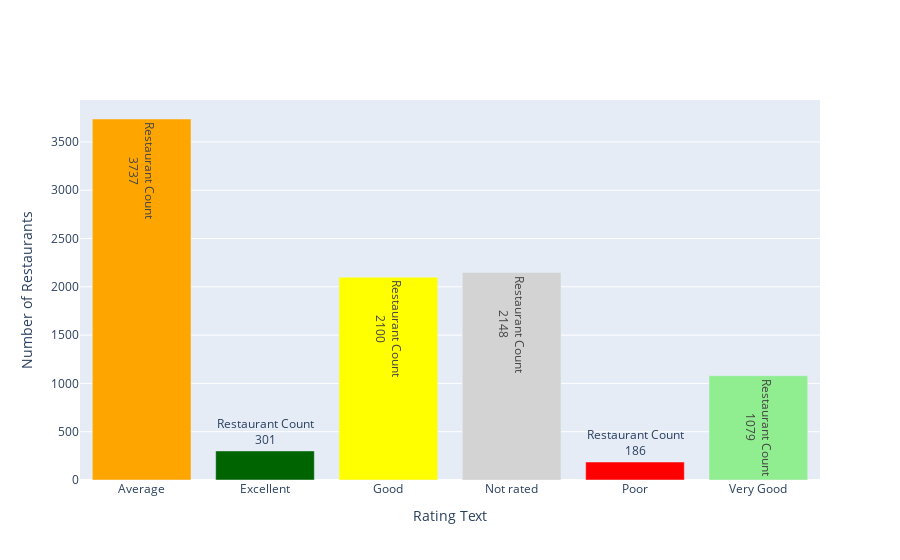

The code cell stored with this chart in its notebook:
### Markdown cell above
#### 2. Total Restaurant count for different Rating Segments

### Code cell
tempdata=df_zomato.groupby("rating_text").agg(count=("restaurant_id","count"))
fig5=go.Figure()
fig5.add_trace(go.Bar(x=tempdata.index,
                      y=tempdata["count"],
                     hovertemplate ="Restaurant Count:%{value}",
                     texttemplate = "Restaurant Count<br>%{value}",
                     marker=dict(color=["orange","darkgreen","yellow","lightgray","red","lightgreen"])))
fig5.update_layout( xaxis=dict(title="Rating Text" ),
                    yaxis=dict(title="Number of Restaurants"))

### Figure 1 — Plotly figure (JSON) as saved in the notebook; plotly's stock layout.template omitted (floating-point values rounded to 4 significant figures)
{"data": [{"hovertemplate": "Restaurant Count:%{value}", "marker": {"color": ["orange", "darkgreen", "yellow", "lightgray", "red", "lightgreen"]}, "texttemplate": "Restaurant Count<br>%{value}", "type": "bar", "x": ["Average", "Excellent", "Good", "Not rated", "Poor", "Very Good"], "y": [3737, 301, 2100, 2148, 186, 1079]}], "layout": {"xaxis": {"title": {"text": "Rating Text"}}, "yaxis": {"title": {"text": "Number of Restaurants"}}}}
